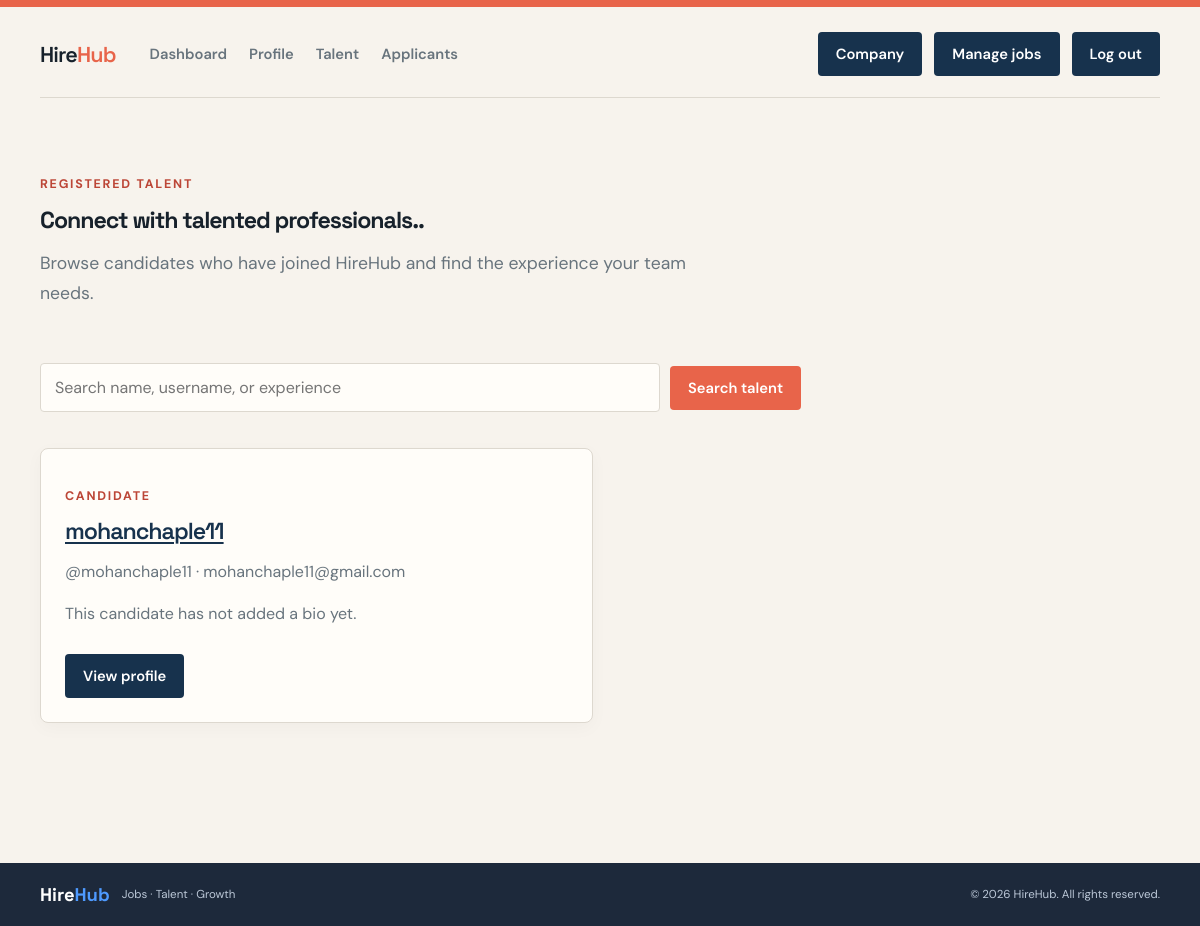
Page /users/candidates/ (signed in) on the committed database.
### users/models.py (models this page shows, shortened)
class Profile(models.Model):
	CANDIDATE = 'candidate'
	EMPLOYER = 'employer'
	ROLE_CHOICES = [(CANDIDATE, 'Job seeker'), (EMPLOYER, 'Recruiter')]
	user = models.OneToOneField(User, on_delete=models.CASCADE, related_name='profile')
	role = models.CharField(max_length=20, choices=ROLE_CHOICES, default=CANDIDATE)
	phone = models.CharField(max_length=30, blank=True)
	bio = models.TextField(blank=True)
	resume = models.FileField(upload_to='resumes/', blank=True, null=True)

### users/views.py (the view, shortened to what this page needs)
# urls.py: path('candidates/', views.candidate_directory, name='candidate_directory'),
def candidate_directory(request):
	if not request.user.is_authenticated:
		return redirect(f'/users/login/?next={request.path}')
	if not hasattr(request.user, 'profile') or request.user.profile.role != Profile.EMPLOYER:
		raise PermissionDenied('Only employers can browse candidate profiles.')
	query = request.GET.get('q', '').strip()
	candidates = Profile.objects.filter(role=Profile.CANDIDATE).select_related('user')
	return render(request, 'users/candidates.html', {'candidates': candidates, 'query': query})

### templates/users/candidates.html
{% extends 'base.html' %}
{% block content %}
<section class="hero">
    <div>
        <p class="eyebrow">Registered talent</p>
        <h2>Connect with talented professionals..</h2>
        <p class="lede">Browse candidates who have joined HireHub and find the experience your team needs.</p>
    </div>
</section>
<form class="search-bar" method="get"><input name="q" value="{{ query }}"
        placeholder="Search name, username, or experience"><button type="submit">Search talent</button></form>
<section class="candidate-grid">
    {% for candidate in candidates %}
    <article class="candidate-card">
        <p class="eyebrow">Candidate</p>
        <h2><a href="{% url 'candidate_detail' candidate.pk %}">{{ candidate.user.get_full_name|default:candidate.user.username }}</a></h2>
        <p class="muted">@{{ candidate.user.username }}{% if candidate.user.email %} · {{ candidate.user.email }}{% endif %}</p>
        {% if candidate.bio %}
            <p>{{ candidate.bio|truncatewords:24 }}</p>
        {% else %}
            <p class="muted">This candidate has not added a bio yet.</p>
        {% endif %}
        <a class="button secondary" href="{% url 'candidate_detail' candidate.pk %}">View profile</a>
    </article>
    {% empty %}
        <p class="empty">No registered candidates matched your search.</p>
    {% endfor %}
</section>
{% endblock %}

### static/css/app.css (style rules this page uses)
:root { --ink: #17212b; --muted: #68747d; --paper: #f7f3ed; --surface: #fffdf9; --line: #ddd8cf; --navy: #17324d; --coral: #e8644a; --coral-dark: #bc4637; --mint: #d8eee2; --shadow: 0 16px 40px rgba(23, 33, 43, .08); --blue: #1768f2; --blue-soft: #eef6ff; --green: #15966d; }
* { box-sizing: border-box; }
body { margin: 0; background: var(--paper); color: var(--ink); font-family: 'DM Sans', sans-serif; }
body::before { content: ''; display: block; height: 7px; background: var(--coral); }
a { color: var(--navy); font-weight: 600; text-decoration-thickness: 2px; text-underline-offset: 3px; }
h1, h2, h3 { font-family: 'Space Grotesk', sans-serif; letter-spacing: -.045em; line-height: 1.05; }
h2 { font-size: 1.45rem; margin: 0 0 9px; }
p { line-height: 1.65; }
.lede { max-width: 650px; color: var(--muted); font-size: 1.1rem; }
.hero { display: grid; grid-template-columns: 1fr auto; align-items: end; gap: 30px; margin-bottom: 38px; }
.eyebrow { color: var(--coral-dark); font-size: .78rem; font-weight: 700; letter-spacing: .14em; text-transform: uppercase; }
.search-bar { display: flex; gap: 10px; align-items: center; margin: 28px 0 36px; }
.search-bar input { flex: 1; margin: 0; }
.candidate-grid { display: grid; grid-template-columns: repeat(2, minmax(0, 1fr)); gap: 14px; }
.candidate-card { background: var(--surface); border: 1px solid var(--line); border-radius: 8px; padding: 24px; box-shadow: 0 5px 18px rgba(23, 33, 43, .03); }
.candidate-card h2 { margin-bottom: 4px; }
.candidate-card .button { margin-top: 10px; }
.muted { color: var(--muted); }
button, .button { display: inline-flex; align-items: center; justify-content: center; border: 0; border-radius: 4px; background: var(--coral); color: white; cursor: pointer; font: 600 .92rem 'DM Sans', sans-serif; padding: 12px 18px; text-decoration: none; transition: background .18s ease, transform .18s ease; }
.button.secondary { background: var(--navy); }
input, textarea, select { width: 100%; max-width: 620px; background: var(--surface); border: 1px solid var(--line); border-radius: 4px; color: var(--ink); font: 1rem 'DM Sans', sans-serif; padding: 13px 14px; margin: 7px 0 18px; }

### rows in the picture
Profile: user.get_full_name "mohanchaple11", user.username "mohanchaple11", user.email "mohanchaple11@gmail.com", bio "This candidate has not added a bio yet."
